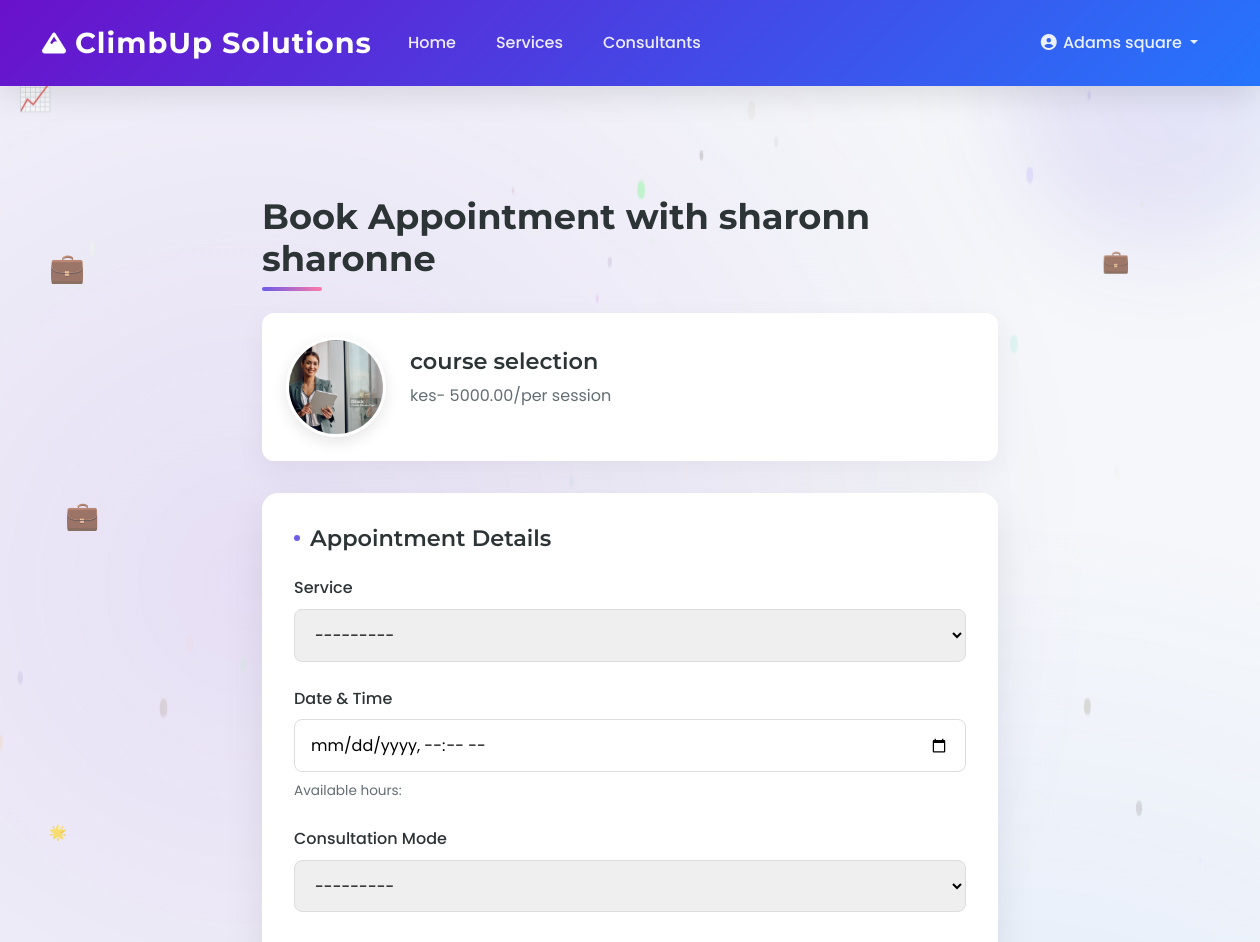
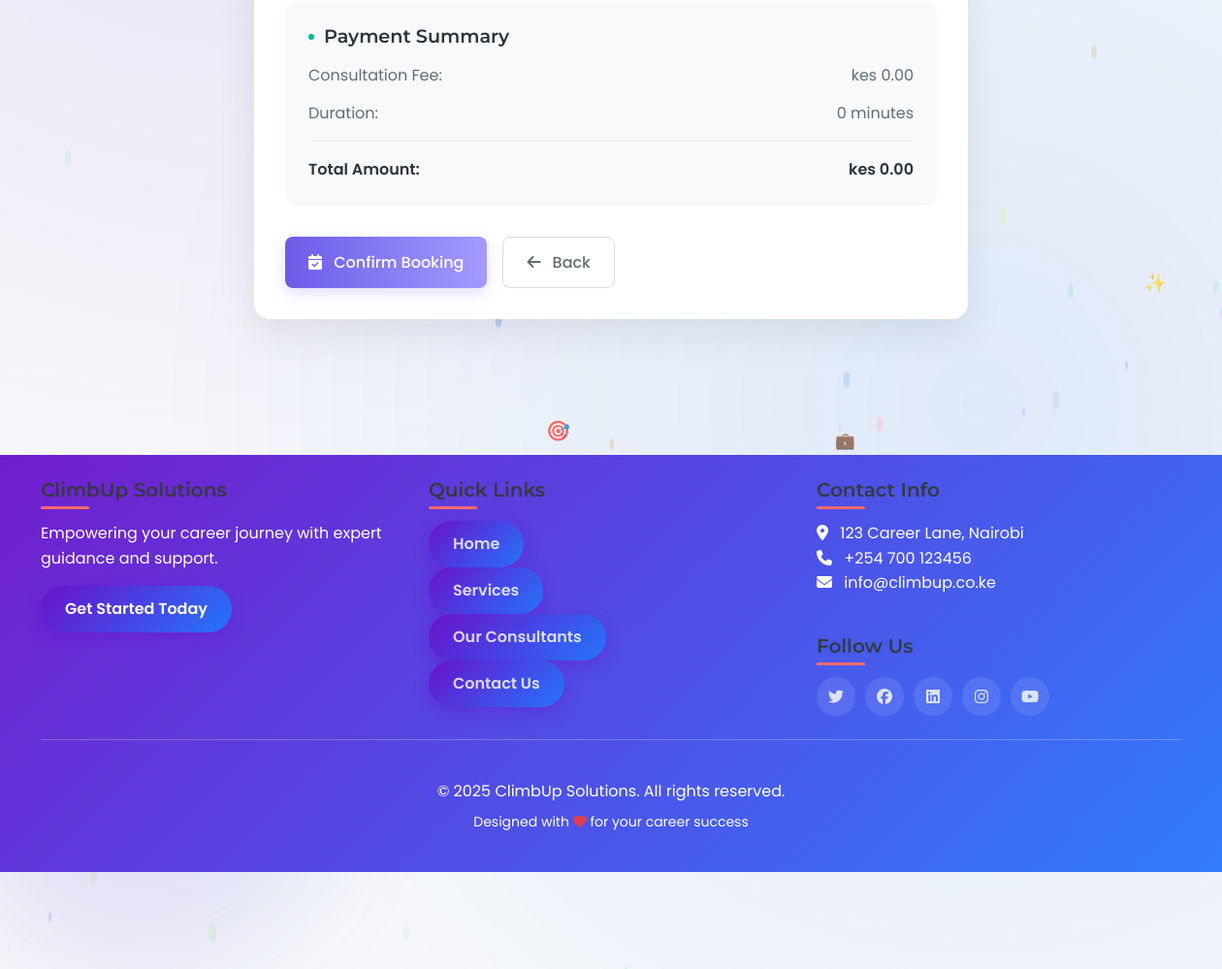
Page /user/consultants/2/book/ (signed in) on the committed database (2 pictures, top to bottom).
### assist/models.py (models this page shows)
class Consultant(models.Model):
    user = models.OneToOneField(
        User, on_delete=models.CASCADE, related_name="consultant_profile"
    )
    expertise = models.CharField(max_length=255)
    bio = models.TextField()
    hourly_rate = models.DecimalField(max_digits=8, decimal_places=2)
    is_active = models.BooleanField(default=True)
    photo = models.ImageField(upload_to="consultant/", null=True, blank=True)
    def __str__(self):
        return self.user.get_full_name()

### assist/views.py (the view)
@login_required
def create_appointment(request, consultant_pk):
    consultant = get_object_or_404(Consultant, pk=consultant_pk)
    if request.method == "POST":
        form = AppointmentForm(request.POST, consultant=consultant)
        if form.is_valid():
            start_time = form.cleaned_data["start_time"]
            existing_appointments = Appointment.objects.filter(
                consultant=consultant,
                start_time=start_time,
                status__in=["pending", "confirmed"],
            )
            if existing_appointments.exists():
                messages.error(
                    request,
                    "This time slot has already been booked. Please choose another time.",
                )
                return redirect("create_appointment", consultant_pk=consultant.pk)
            meet_link = ""
            if form.cleaned_data["mode"] == "virtual":
                random_str = "".join(
                    random.choices(string.ascii_letters + string.digits, k=16)
                )
                meet_link = f"https://meet.google.com/{random_str}"
            duration_minutes = 60  # or consultant.duration_minutes
            with transaction.atomic():
                appointment = form.save(commit=False)
                appointment.client = request.user.client_profile
                appointment.consultant = consultant
                appointment.meet_link = meet_link
                appointment.start_time = start_time
                appointment.end_time = start_time + timedelta(minutes=duration_minutes)
                appointment.status = "pending"  # Wait for payment confirmation
                appointment.save()
                amount = (
                    consultant.hourly_rate * Decimal(duration_minutes) / Decimal(60)
                )
                payment = Payment.objects.create(
                    appointment=appointment,
                    amount=amount,
                    method="mpesa",
                    status="pending",
                )
                transaction_id = f"MPESA{random.randint(100000, 999999)}"
                mpesa_transaction = MpesaTransaction.objects.create(
                    transaction_id=transaction_id,
                    payment=payment,
                    amount=amount,
                    phone_number=request.user.client_profile.phone,
                    status="pending",
                )
                send_booking_emails(appointment, meet_link)
                return redirect("process_payment", appointment_id=appointment.pk)
    else:
        form = AppointmentForm(consultant=consultant)
    return render(
        request,
        "booking/create_appointment.html",
        {"form": form, "consultant": consultant},
    )

### assist/forms.py
class AppointmentForm(forms.ModelForm):
    class Meta:
        model = Appointment
        fields = ["service", "start_time", "mode"]
        widgets = {
            "start_time": forms.DateTimeInput(attrs={"type": "datetime-local"}),
        }
    def __init__(self, *args, **kwargs):
        consultant = kwargs.pop("consultant")
        super().__init__(*args, **kwargs)
        self.fields["service"].queryset = consultant.services.all()
        min_datetime = timezone.now() + timedelta(hours=1)
        self.fields["start_time"].widget.attrs["min"] = min_datetime.strftime(
            "%Y-%m-%dT%H:%M"
        )

### assist/context_processors.py (called while the page is built)
def unread_notifications(request):
    unread_count = 0
    if request.user.is_authenticated:
        unread_count = request.user.notifications.filter(read=False).count()
    return {"unread_count": unread_count}

### assist/models.py (called while the page is built)
    def __str__(self):
        return f"{self.name} ({self.consultant})"

### assist/templatetags/user_tags.py (called while the page is built)
@register.filter
def is_consultant(user):
    return hasattr(user, "consultant_profile")

### assist/templates/booking/create_appointment.html (shortened to what this page needs)
{% extends 'base.html' %}
{% block content %}
<div class="booking-container">
    <h1>Book Appointment with {{ consultant.user.get_full_name }}</h1>
    <div class="consultant-info">
        <img src="{{ consultant.photo.url }}" alt="{{ consultant.user.get_full_name }}" class="consultant-photo">
        <div class="consultant-details">
            <h2>{{ consultant.expertise }}</h2>
            <p>kes- {{ consultant.hourly_rate }}/per session</p>
        </div>
    </div>
    <form method="post" class="appointment-form">
        <div class="form-section">
            <h2>Appointment Details</h2>
            <div class="form-group">
                <label for="{{ form.service.id_for_label }}">Service</label>
                {{ form.service }}
            </div>
            <div class="form-group">
                <label for="{{ form.start_time.id_for_label }}">Date & Time</label>
                {{ form.start_time }}
                <small class="form-text">Available hours: {{ consultant.get_available_hours }}</small>
            </div>
            <div class="form-group">
                <label for="{{ form.mode.id_for_label }}">Consultation Mode</label>
                {{ form.mode }}
            </div>
        </div>
        <div class="payment-summary">
            <h3>Payment Summary</h3>
            <div class="summary-item">
                <span>Consultation Fee:</span>
                <span id="consultation-fee">kes 0.00</span>
            </div>
            <div class="summary-item">
                <span>Duration:</span>
                <span id="duration-display">0 minutes</span>
            </div>
            <div class="summary-total">
                <span>Total Amount:</span>
                <span id="total-amount">kes 0.00</span>
            </div>
        </div>
        <div class="form-actions">
            <button type="submit" class="btn-submit">
                <i class="fas fa-calendar-check" style="margin-right: 8px;"></i> Confirm Booking
            </button>
            <a href="{% url 'consultant_detail' consultant.pk %}" class="btn-cancel">
                <i class="fas fa-arrow-left" style="margin-right: 8px;"></i> Back
            </a>
        </div>
    </form>
</div>
{% endblock %}

### assist/templates/base.html (shortened to what this page needs)
{% load user_tags %}
<!DOCTYPE html>
<html lang="en">
<head>
    <link href="https://cdn.jsdelivr.net/npm/bootstrap@5.3.0/dist/css/bootstrap.min.css" rel="stylesheet">
    <link rel="stylesheet" href="https://cdnjs.cloudflare.com/ajax/libs/font-awesome/6.4.0/css/all.min.css">
</head>
<body>
    <div class="decorative-shape shape-1"></div>
    <div class="decorative-shape shape-2"></div>
    <nav class="navbar navbar-expand-lg navbar-dark sticky-top">
        <div class="container">
            <a class="navbar-brand" href="{% url 'home' %}">
                <i class="fas fa-mountain me-2"></i>ClimbUp Solutions
            </a>
            <div class="collapse navbar-collapse" id="navbarNav">
                <ul class="navbar-nav me-auto">
                    <li class="nav-item">
                        <a class="nav-link" href="{% url 'home' %}">Home</a>
                    </li>
                    <li class="nav-item">
                        <a class="nav-link" href="{% url 'services' %}">Services</a>
                    </li>
                    <li class="nav-item">
                        <a class="nav-link" href="{% url 'consultants' %}">Consultants</a>
                    </li>
                </ul>
                <ul class="navbar-nav">
                    {% if user.is_authenticated %}
                        <li class="nav-item dropdown">
                            <a class="nav-link dropdown-toggle" href="#" id="userDropdown" role="button" data-bs-toggle="dropdown">
                                <i class="fas fa-user-circle fa-fw"></i> {{ user.get_full_name|default:user.username }}
                            </a>
                        </li>
                    {% endif %}
                </ul>
            </div>
        </div>
    </nav>
    <main class="container my-5">
        {% block content %}{% endblock %}
    </main>
    <footer class="py-4 mt-5">
        <div class="container">
            <div class="row">
                <div class="col-md-4 mb-4 mb-md-0">
                    <h5>ClimbUp Solutions</h5>
                    <p>Empowering your career journey with expert guidance and support.</p>
                    <div class="mt-3">
                        <button class="btn btn-magic pulse">Get Started Today</button>
                    </div>
                </div>
               <div class="col-md-4 mb-4 mb-md-0">
            <h5>Quick Links</h5>
            <div class="link-buttons">
                <a href="{% url 'home' %}" class="btn btn-magic pulse">Home</a><br>
                <a href="{% url 'services' %}" class="btn btn-magic pulse">Services</a><br>
                <a href="{% url 'consultants' %}" class="btn btn-magic pulse">Our Consultants</a><br>
                <a href="{% url 'contact' %}" class="btn btn-magic pulse">Contact Us</a><br>
            </div>
        </div>
                <div class="col-md-4">
                    <h5>Contact Info</h5>
                    <address class="mb-3">
                        <i class="fas fa-map-marker-alt me-2"></i> 123 Career Lane, Nairobi<br>
                        <i class="fas fa-phone me-2"></i> +254 700 123456<br>
                        <i class="fas fa-envelope me-2"></i> info@climbup.co.ke
                    </address>
                    <h5 class="mt-4">Follow Us</h5>
                    <div class="social-icons d-flex">
                        <a href="#"><i class="fab fa-twitter"></i></a>
                        <a href="#"><i class="fab fa-facebook"></i></a>
                        <a href="#"><i class="fab fa-linkedin"></i></a>
                        <a href="#"><i class="fab fa-instagram"></i></a>
                        <a href="#"><i class="fab fa-youtube"></i></a>
                    </div>
                </div>
            </div>
            <hr class="bg-light my-4">
            <div class="text-center pt-3">
                <p class="mb-0">&copy; {% now "Y" %} ClimbUp Solutions. All rights reserved.</p>
                <p class="small mt-2">Designed with <i class="fas fa-heart text-danger"></i> for your career success</p>
            </div>
        </div>
    </footer>
</body>
</html>

### assist/templates/base.html (style rules this page uses)
:root { --primary-color: #6a11cb; --secondary-color: #2575fc; --accent-color: #ff6b6b; --light-color: #f8f9fa; --dark-color: #343a40; --success-color: #28a745; --info-color: #17a2b8; --warning-color: #ffc107; --danger-color: #dc3545; --text-color: #495057; --text-light: #6c757d; --gradient-primary: linear-gradient(135deg, var(--primary-color) 0%, var(--secondary-color) 100%); --gradient-accent: linear-gradient(135deg, var(--accent-color) 0%, #ff8e53 100%); --box-shadow: 0 10px 30px rgba(0, 0, 0, 0.1); --box-shadow-hover: 0 15px 35px rgba(0, 0, 0, 0.15); --transition: all 0.3s ease-in-out; }
* { margin: 0; padding: 0; box-sizing: border-box; }
body { font-family: 'Poppins', sans-serif; color: var(--text-color); background-color: #f5f7fa; line-height: 1.6; overflow-x: hidden; position: relative; }
body::before { content: ''; position: fixed; top: 0; left: 0; width: 100%; height: 100%; background: radial-gradient(circle at 20% 30%, rgba(106, 17, 203, 0.1) 0%, transparent 50%), radial-gradient(circle at 80% 70%, rgba(37, 117, 252, 0.1) 0%, transparent 50%); z-index: -1; pointer-events: none; }
h1, h2, h3, h4, h5, h6 { font-family: 'Montserrat', sans-serif; font-weight: 600; color: var(--dark-color); }
.navbar { background: var(--gradient-primary) !important; box-shadow: var(--box-shadow); padding: 15px 0; transition: var(--transition); }
.navbar-brand { font-family: 'Montserrat', sans-serif; font-weight: 700; font-size: 1.8rem; letter-spacing: 1px; display: flex; align-items: center; transition: var(--transition); }
.navbar-brand i { font-size: 1.5rem; margin-right: 10px; color: white; }
.nav-link { font-weight: 500; padding: 8px 15px !important; margin: 0 5px; border-radius: 50px; transition: var(--transition); position: relative; color: rgba(255, 255, 255, 0.9) !important; }
.nav-link::before { content: ''; position: absolute; bottom: 0; left: 50%; transform: translateX(-50%); width: 0; height: 2px; background-color: white; transition: var(--transition); }
main { min-height: calc(100vh - 300px); padding-top: 30px; padding-bottom: 60px; position: relative; }
.container { max-width: 1200px; }
footer { background: var(--gradient-primary); color: white; padding: 60px 0 30px; position: relative; overflow: hidden; }
footer::before { content: ''; position: absolute; top: 0; left: 0; width: 100%; height: 100%; background-size: cover; z-index: 0; }
footer h5 { font-weight: 600; margin-bottom: 20px; position: relative; display: inline-block; }
footer h5::after { content: ''; position: absolute; bottom: -8px; left: 0; width: 50px; height: 3px; background: var(--accent-color); border-radius: 3px; }
footer a { color: rgba(255, 255, 255, 0.8) !important; text-decoration: none; transition: var(--transition); display: inline-block; }
.social-icons a { display: inline-flex; align-items: center; justify-content: center; width: 40px; height: 40px; border-radius: 50%; background-color: rgba(255, 255, 255, 0.1); margin-right: 10px; transition: var(--transition); }
.btn-magic { background: var(--gradient-primary); border: none; color: white; padding: 12px 25px; border-radius: 50px; font-weight: 600; box-shadow: 0 5px 15px rgba(106, 17, 203, 0.4); transition: var(--transition); position: relative; overflow: hidden; }
.btn-magic::before { content: ''; position: absolute; top: 0; left: -100%; width: 100%; height: 100%; background: linear-gradient(90deg, transparent, rgba(255, 255, 255, 0.2), transparent); transition: 0.5s; }
.pulse { animation: pulse 2s infinite; }
.decorative-shape { position: absolute; width: 200px; height: 200px; border-radius: 50%; background: linear-gradient(45deg, rgba(106, 17, 203, 0.1), rgba(37, 117, 252, 0.1)); filter: blur(50px); z-index: -1; }
.shape-1 { top: -50px; right: -50px; width: 300px; height: 300px; }
.shape-2 { bottom: -100px; left: -50px; width: 400px; height: 400px; }

### rows in the picture
Consultant: user.get_full_name "sharonn sharonne", photo (picture), expertise "course selection", hourly_rate "5000.00"

### other values in the picture
{{ user.get_full_name|default:user.username }} "Adams square"
